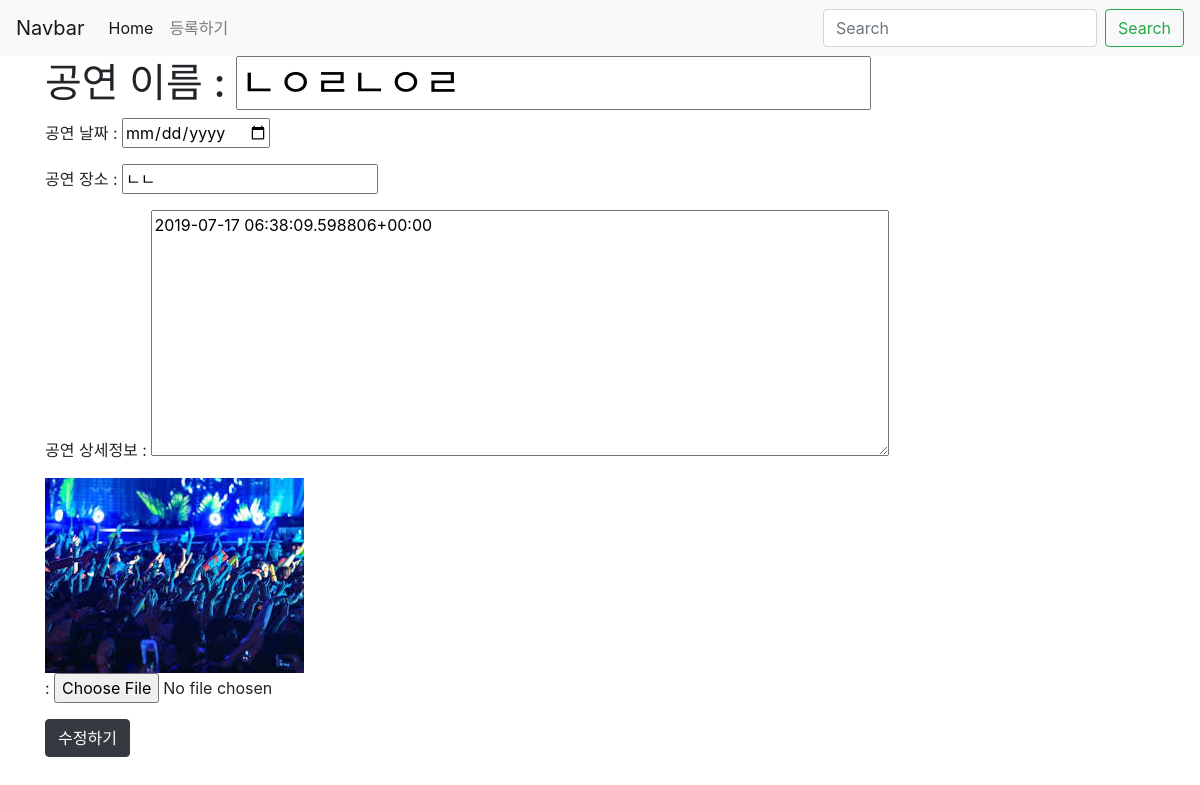
The app's page /8/edit/ with its own data.
### app_festa/models.py (models this page shows, shortened)
class Festa(models.Model) :
    name = models.CharField(max_length = 200) #공연이름
    schedule = models.DateField('date published') #공연날짜
    space = models.CharField(max_length = 200) #공연장소
    info = models.TextField() #공연상세정보
    image = models.ImageField(upload_to = 'images/%Y/%m/%d') #공연포스터

### app_festa/views.py (the view)
# urls.py: path('<int:festa_id>/edit/', app_festa.views.edit, name="edit"),
def edit(request, festa_id) :
    edit_festa = Festa.objects.get(id = festa_id)
    return render(request, 'festa_home/edit.html', {'festa' : edit_festa})

### app_festa/templates/festa_home/edit.html (shortened to what this page needs)
{% extends 'base.html' %}
{% block content %}
<div class="container">
    <form action="{% url 'update' festa.id %}" method="POST" enctype="multipart/form-data">
        <h1>공연 이름 : <input type="text" name="name" value={{festa.name}}></h1>
        <p>공연 날짜 : <input type="date" name="schedule" value="{{festa.schedule}}"></p>
        <p>공연 장소 : <input type="tesxt" name="space" value="{{festa.space}}"></p>
        <p>공연 상세정보 : <textarea name="info" cols=70 rows=10>{{festa.info}}</textarea></p>
        <img src="{{ festa.image.url }}">
        <p>: <input type="file" name="image" vlaue="찾아보기"></p>
        <input class="btn btn-dark" type="submit" value="수정하기">
    </form>
</div>
</body>
{% endblock %}

### records on screen
Festa: name "ㄴㅇㄹㄴㅇㄹ", space "ㄴㄴ", info "2019-07-17 06:38:09.598806+00:00", image (picture)
